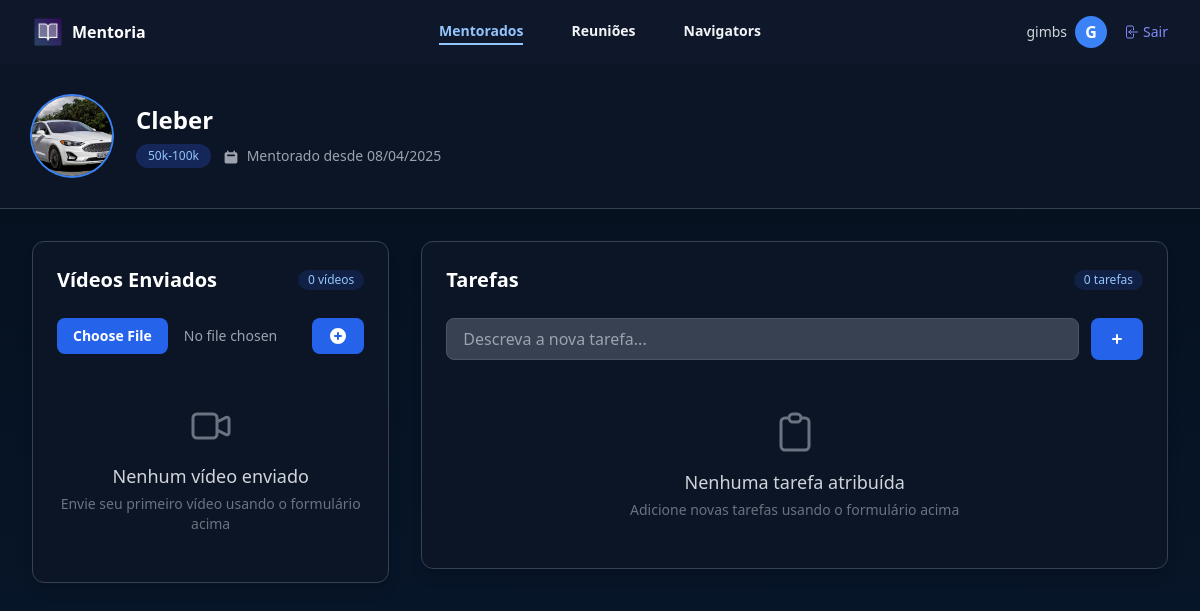
Screenshot of /mentorados/tarefas/2/ (signed in) with the database file from the repository.
### mentorados/models.py (models this page shows, shortened)
class Mentorados(models.Model):
    estagios = [
        ('E1', '10k-50k'),
        ('E2', '50k-100k'),
        ('E3', '100k-200k'),
        ('E4', '200k-500k'),
        ('E5', '500k-1M'),
    ]
    nome = models.CharField(max_length=255)
    email = models.EmailField(max_length=255)
    telefone = models.CharField(max_length=255, null=True, blank=True)
    estagio = models.CharField(max_length=3, choices=estagios)
    foto = models.ImageField(upload_to='fotos', null=True, blank=True)
    navigator = models.ForeignKey(Navigators, null=True, blank=True, on_delete=models.CASCADE)
    user = models.ForeignKey(User, on_delete=models.CASCADE)
    criado_em = models.DateTimeField(auto_now_add=True)
    token = models.CharField(max_length=16)
    def __str__(self):
        return self.nome

### mentorados/views.py (the view, shortened to what this page needs)
# urls.py: path('tarefas/<int:id>/', views.tarefas, name='tarefas'),
@login_required
def tarefas(request, id):
    mentorado = Mentorados.objects.get(id=id)
    if mentorado.user != request.user:
        raise Http404()
    if request.method == 'GET':
        tarefas = Tarefas.objects.filter(mentorado=mentorado)
        videos = Upload.objects.filter(mentorado=mentorado)
        return render(request, 'tarefas.html', {'mentorado': mentorado, 'tarefas': tarefas, 'videos': videos})

### mentorados/templates/tarefas.html (shortened to what this page needs)
{% extends "base.html" %}
{% load static %}
{% block 'body' %}
<header class="bg-slate-900 shadow-sm">
  <nav class="flex items-center justify-between p-4 lg:px-8" aria-label="Global">
    <div class="flex lg:flex-1">
      <a href="{% url 'home' %}" class="-m-1.5 p-1.5 flex items-center">
        <img class="h-8 w-auto mr-2" src="{% static 'logo.png' %}" alt="">
        <span class="text-white font-bold">Mentoria</span>
      </a>
    </div>
    <div class="hidden lg:flex lg:gap-x-12">
      <a href="{% url 'mentorados'%}" class="text-sm/6 font-semibold text-blue-300 border-b-2 border-blue-300">Mentorados</a>
      <a href="{% url 'reunioes'%}" class="text-sm/6 font-semibold text-gray-100 hover:text-blue-300 transition-colors">Reuniões</a>
      <a href="{% url 'navigators'%}" class="text-sm/6 font-semibold text-gray-100 hover:text-blue-300 transition-colors">Navigators</a>
    </div>
    {% if request.user.is_authenticated %}
    <div class="hidden lg:flex lg:flex-1 lg:justify-end">
      <div class="flex items-center">
        <span class="text-sm text-gray-300 mr-2">{{ request.user.username }}</span>
        <div class="w-8 h-8 rounded-full bg-blue-500 flex items-center justify-center text-white font-bold">
          {{ request.user.username|first|upper }}
        </div>
        <a href="{% url 'logout' %}" class="text-sm text-indigo-400 hover:text-indigo-300 flex items-center gap-1 ml-4">
          <svg class="size-4" fill="none" viewBox="0 0 24 24" stroke-width="1.5" stroke="currentColor">
            <path stroke-linecap="round" stroke-linejoin="round" d="M15.75 9V5.25A2.25 2.25 0 0013.5 3h-6a2.25 2.25 0 00-2.25 2.25v13.5A2.25 2.25 0 007.5 21h6a2.25 2.25 0 002.25-2.25V15M12 9l-3 3m0 0l3 3m-3-3h12.75" />
          </svg>
          Sair
        </a>
      </div>
    </div>
    {% endif %}
  </nav>
</header>
<main class="bg-gradient-to-b from-[#05101d] to-[#0a1a33] min-h-screen">
  <div class="bg-[#0b1526] border-b border-gray-700">
    <div class="max-w-7xl mx-auto px-4 sm:px-6 lg:px-8 py-8">
      <div class="flex flex-col sm:flex-row items-start sm:items-center gap-6">
        <div class="flex-shrink-0">
          {% if mentorado.foto %}
          <img class="h-20 w-20 rounded-full object-cover ring-2 ring-blue-500" src="{{mentorado.foto.url}}" alt="{{mentorado}}">
          {% else %}
          <div class="h-20 w-20 rounded-full bg-blue-600 flex items-center justify-center text-white text-2xl font-bold ring-2 ring-blue-400">
            {{ mentorado.nome|first|upper }}
          </div>
          {% endif %}
        </div>
        <div>
          <h1 class="text-2xl font-bold text-white">{{ mentorado }}</h1>
          <div class="mt-2 flex flex-wrap items-center gap-3">
            <span class="inline-flex items-center px-3 py-1 rounded-full text-xs font-medium bg-blue-900/50 text-blue-300">
              {{ mentorado.get_estagio_display }}
            </span>
            <span class="text-sm text-gray-400">
              <svg xmlns="http://www.w3.org/2000/svg" class="h-4 w-4 inline mr-1" viewBox="0 0 20 20" fill="currentColor">
                <path fill-rule="evenodd" d="M6 2a1 1 0 00-1 1v1H4a2 2 0 00-2 2v10a2 2 0 002 2h12a2 2 0 002-2V6a2 2 0 00-2-2h-1V3a1 1 0 10-2 0v1H7V3a1 1 0 00-1-1zm0 5a1 1 0 000 2h8a1 1 0 100-2H6z" clip-rule="evenodd" />
              </svg>
              Mentorado desde {{ mentorado.criado_em|date:"d/m/Y" }}
            </span>
          </div>
        </div>
      </div>
    </div>
  </div>
  <div class="max-w-7xl mx-auto px-4 sm:px-6 lg:px-8 py-8">
    <div class="grid grid-cols-1 lg:grid-cols-3 gap-8">
      <div class="lg:col-span-1">
        <div class="bg-[#0b1526] rounded-xl shadow-lg border border-gray-700 p-6">
          <div class="flex items-center justify-between mb-6">
            <h2 class="text-xl font-bold text-white">Vídeos Enviados</h2>
            <span class="bg-blue-900/30 text-blue-300 text-xs font-medium px-2.5 py-0.5 rounded-full">
              {{ videos.count }} vídeo{{ videos.count|pluralize }}
            </span>
          </div>
          <form action="{% url 'upload' mentorado.id %}" method="POST" enctype='multipart/form-data' class="mb-6">
            <div class="flex gap-3">
              <div class="flex-1">
                <input type="file" name="video" id="video-upload" required
                       class="block w-full text-sm text-gray-400 file:mr-4 file:py-2 file:px-4 file:rounded-lg file:border-0 file:text-sm file:font-semibold file:bg-blue-600 file:text-white hover:file:bg-blue-700">
              </div>
              <button type="submit"
                      class="bg-blue-600 hover:bg-blue-700 text-white font-medium py-2 px-4 rounded-lg transition-colors flex items-center justify-center">
                <svg xmlns="http://www.w3.org/2000/svg" class="h-5 w-5" viewBox="0 0 20 20" fill="currentColor">
                  <path fill-rule="evenodd" d="M10 18a8 8 0 100-16 8 8 0 000 16zm1-11a1 1 0 10-2 0v2H7a1 1 0 100 2h2v2a1 1 0 102 0v-2h2a1 1 0 100-2h-2V7z" clip-rule="evenodd" />
                </svg>
              </button>
            </div>
          </form>
          {% if videos %}
          <div class="space-y-3">
            {% for video in videos %}
            <div class="flex items-center justify-between p-3 bg-gray-800/50 rounded-lg border border-gray-700 hover:bg-gray-700/30 transition-colors">
              <div class="flex items-center gap-3">
                <svg xmlns="http://www.w3.org/2000/svg" viewBox="0 0 24 24" fill="currentColor" class="h-5 w-5 text-blue-400 flex-shrink-0">
                  <path d="M4.5 4.5a3 3 0 0 0-3 3v9a3 3 0 0 0 3 3h8.25a3 3 0 0 0 3-3v-9a3 3 0 0 0-3-3H4.5ZM19.94 18.75l-2.69-2.69V7.94l2.69-2.69c.944-.945 2.56-.276 2.56 1.06v11.38c0 1.336-1.616 2.005-2.56 1.06Z" />
                </svg>
                <div>
                  <a href="{{video.video.url}}" class="text-sm font-medium text-blue-400 hover:text-blue-300" target="_blank">
                    Vídeo {{ forloop.counter }}
                  </a>
                  <p class="text-xs text-gray-400 mt-1">
                    Enviado em {{video.data_upload|date:"d/m/Y H:i"}}
                  </p>
                </div>
              </div>
              <button onclick="confirmarExclusao({{video.id}})" class="text-red-400 hover:text-red-300 transition-colors">
                <svg xmlns="http://www.w3.org/2000/svg" fill="none" viewBox="0 0 24 24" stroke-width="1.5" stroke="currentColor" class="w-5 h-5">
                  <path stroke-linecap="round" stroke-linejoin="round" d="m14.74 9-.346 9m-4.788 0L9.26 9m9.968-3.21c.342.052.682.107 1.022.166m-1.022-.165L18.16 19.673a2.25 2.25 0 0 1-2.244 2.077H8.084a2.25 2.25 0 0 1-2.244-2.077L4.772 5.79m14.456 0a48.108 48.108 0 0 0-3.478-.397m-12 .562c.34-.059.68-.114 1.022-.165m0 0a48.11 48.11 0 0 1 3.478-.397m7.5 0v-.916c0-1.18-.91-2.164-2.09-2.201a51.964 51.964 0 0 0-3.32 0c-1.18.037-2.09 1.022-2.09 2.201v.916m7.5 0a48.667 48.667 0 0 0-7.5 0" />
                </svg>
              </button>
            </div>
            {% endfor %}
          </div>
          {% else %}
          <div class="text-center py-6">
            <h3 class="text-lg font-medium text-gray-300">Nenhum vídeo enviado</h3>
            <p class="mt-1 text-sm text-gray-500">Envie seu primeiro vídeo usando o formulário acima</p>
          </div>
          {% endif %}
        </div>
      </div>
      <div class="lg:col-span-2">
        <div class="bg-[#0b1526] rounded-xl shadow-lg border border-gray-700 p-6">
          <div class="flex items-center justify-between mb-6">
            <h2 class="text-xl font-bold text-white">Tarefas</h2>
            <span class="bg-blue-900/30 text-blue-300 text-xs font-medium px-2.5 py-0.5 rounded-full">
              {{ tarefas.count }} tarefa{{ tarefas.count|pluralize }}
            </span>
          </div>
          <form action="{% url 'tarefas' mentorado.id %}" method="POST" class="mb-6">
            <div class="flex gap-3">
              <div class="flex-1">
                <input type="text" name="tarefa" required
                       class="block w-full bg-gray-700 border border-gray-600 rounded-lg px-4 py-2 text-white placeholder-gray-400 focus:ring-2 focus:ring-blue-500 focus:border-blue-500"
                       placeholder="Descreva a nova tarefa...">
              </div>
              <button type="submit"
                      class="bg-blue-600 hover:bg-blue-700 text-white font-medium py-2 px-4 rounded-lg transition-colors flex items-center justify-center">
                <svg xmlns="http://www.w3.org/2000/svg" class="h-5 w-5" viewBox="0 0 20 20" fill="currentColor">
                  <path fill-rule="evenodd" d="M10 5a1 1 0 011 1v3h3a1 1 0 110 2h-3v3a1 1 0 11-2 0v-3H6a1 1 0 110-2h3V6a1 1 0 011-1z" clip-rule="evenodd" />
                </svg>
              </button>
            </div>
          </form>
          {% if tarefas %}
          <div class="space-y-3">
            {% for tarefa in tarefas %}
            <div class="flex items-center p-3 bg-gray-800/50 rounded-lg border border-gray-700 hover:bg-gray-700/30 transition-colors">
              <input id="tarefa-{{tarefa.id}}"
                     type="checkbox"
                     class="w-4 h-4 text-blue-600 rounded bg-gray-700 border-gray-600 focus:ring-blue-500 focus:ring-2"
                     {% if tarefa.realizada %} checked {% endif %}>
              <label for="tarefa-{{tarefa.id}}" class="ms-3 flex-1">
                <span class="block text-sm font-medium text-white {% if tarefa.realizada %}line-through text-gray-400{% endif %}">
                  {{tarefa.tarefa}}
                </span>
                {% if tarefa.realizada %}
                <span class="block text-xs text-gray-500 mt-1">
                  Concluída em {{tarefa.data_conclusao|date:"d/m/Y H:i"|default:"-"}}
                </span>
                {% endif %}
              </label>
            </div>
            {% endfor %}
          </div>
          {% else %}
          <div class="text-center py-6">
            <h3 class="text-lg font-medium text-gray-300">Nenhuma tarefa atribuída</h3>
            <p class="mt-1 text-sm text-gray-500">Adicione novas tarefas usando o formulário acima</p>
          </div>
          {% endif %}
        </div>
      </div>
    </div>
  </div>
</main>
{% endblock %}

### rows the page displays
Mentorados: foto (picture), nome "Cleber", estagio "50k-100k", criado_em "08/04/2025"

### other values shown
{{ request.user.username }} "gimbs"
{{ request.user.username|first|upper }} "G"
{{ videos.count }} "0"
{{ tarefas.count }} "0"
